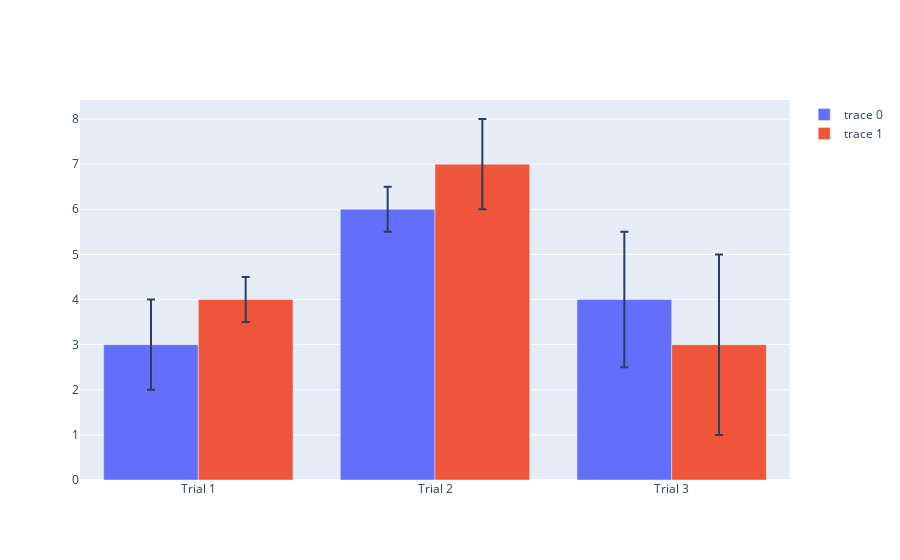

The cell this chart's notebook holds for it:
### Code cell
fig = go.Figure()
fig.add_trace(go.Bar(
    x=['Trial 1', 'Trial 2', 'Trial 3'], y=[3, 6, 4],
    error_y=dict(
        type='data',
        array=[1, 0.5, 1.5]
    )
))

fig.add_trace(go.Bar(
    x=['Trial 1', 'Trial 2', 'Trial 3'], y=[4, 7, 3],
    error_y=dict(
        type='data',
        array=[0.5, 1, 2]
    )
))

### Figure 1 — Plotly figure (JSON) as saved in the notebook; plotly's stock layout.template omitted (floating-point values rounded to 4 significant figures)
{"data": [{"error_y": {"array": [1, 0.5, 1.5], "type": "data"}, "type": "bar", "x": ["Trial 1", "Trial 2", "Trial 3"], "y": [3, 6, 4]}, {"error_y": {"array": [0.5, 1, 2], "type": "data"}, "type": "bar", "x": ["Trial 1", "Trial 2", "Trial 3"], "y": [4, 7, 3]}], "layout": {}}
